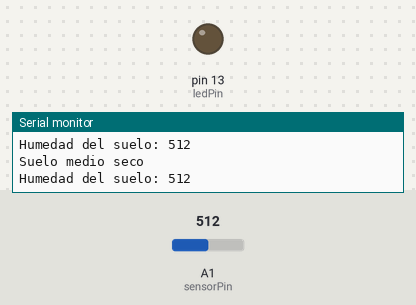
This sketch was run on a simulated Arduino Uno, built with avr-gcc and run on an emulated ATmega328P. Parts: output pins drawn as LEDs (lit = HIGH), the last lines printed to the serial monitor. Inputs (shaded band) come from the test bench; at power-on: A1 (sensorPin) = 512.

Above: at 2.8 s.
2.9 s: A1 (sensorPin) set to 793
5.6 s: A1 (sensorPin) set to 812
At 7.3 s:
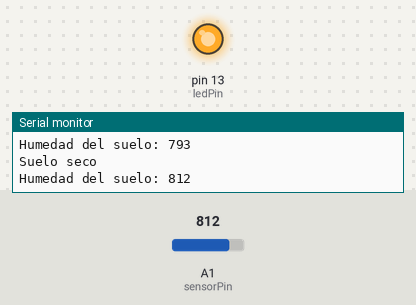
8.3 s: A1 (sensorPin) set to 790
At 10.4 s:
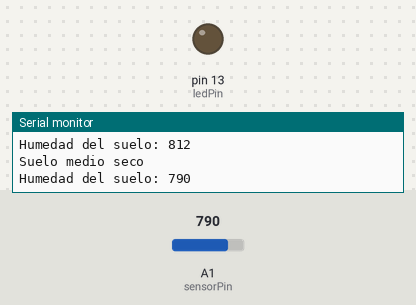
11.5 s: A1 (sensorPin) set to 810
At 13.1 s:
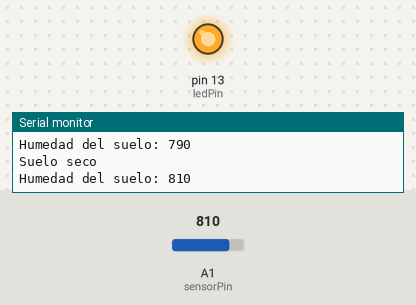
Timing chart, 0 to 14.6 s (numbered marks = the images above; inputs shaded):
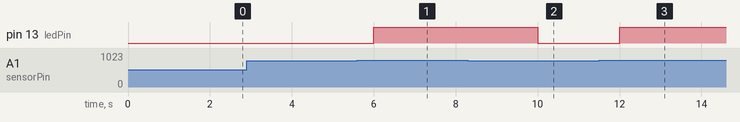

The sketch:

higrometro.ino
```cpp
const int sensorPin = A1;  // Pin analógico donde se conecta el higrómetro
const int ledPin = 13;     // Pin digital donde se conecta el LED (puedes cambiar este pin si es necesario)
int valorHumedad;          // Variable para almacenar la lectura de humedad

void setup() {
  Serial.begin(9600);      // Inicializa la comunicación serial a 9600 baudios
  pinMode(sensorPin, INPUT); // Configura el pin del sensor como entrada
  pinMode(ledPin, OUTPUT);  // Configura el pin del LED como salida
}

void loop() {
  // Leer el valor analógico del higrómetro
  valorHumedad = analogRead(sensorPin);

  // Clasificar el nivel de humedad
  if (valorHumedad < 500) {
    Serial.println("Suelo húmedo");
  } else if (valorHumedad < 800) {
    Serial.println("Suelo medio seco");
  } else {
    Serial.println("Suelo seco");
  }

  // Imprimir el valor de humedad en el Monitor Serial
  Serial.print("Humedad del suelo: ");
  Serial.println(valorHumedad);

  // Controlar el LED según la lectura de humedad
  if (valorHumedad > 800) {
    digitalWrite(ledPin, HIGH);  // Enciende el LED si la humedad es mayor a 800
  } else {
    digitalWrite(ledPin, LOW);   // Apaga el LED si la humedad es 800 o menos
  }

  // Espera 2 segundos antes de la próxima lectura
  delay(2000);
}
```

Measured:
- the behaviour switches between 800 and 801 on A1 (sensorPin) (found by bisection; images 0 and 1)
- after the input at 5.6 s, pin 13 (ledPin): LOW → HIGH after 0.40 s
- after the input at 8.3 s, pin 13 (ledPin): HIGH → LOW after 1.7 s
- after the input at 11.5 s, pin 13 (ledPin): LOW → HIGH after 0.50 s
